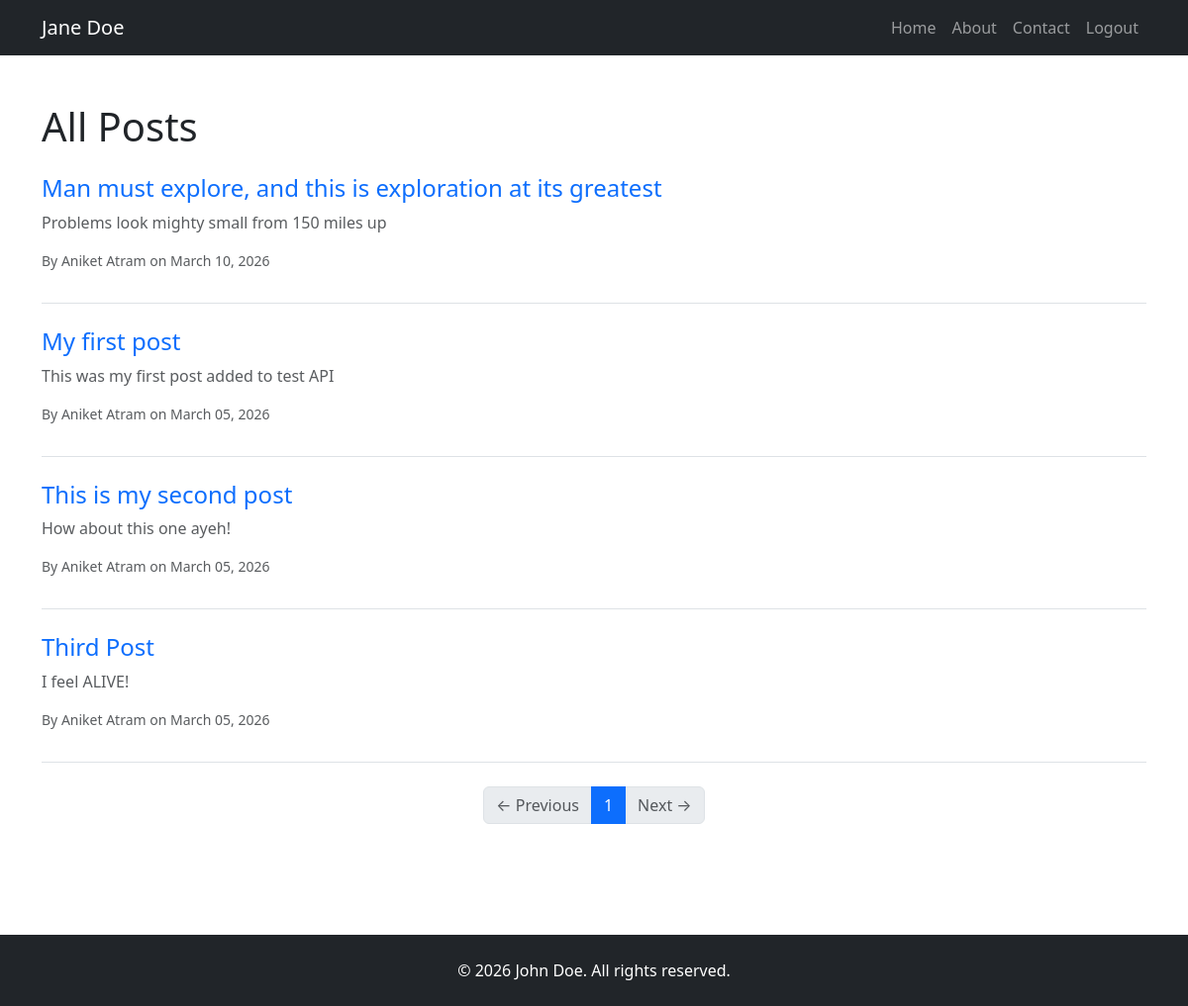
The app's page /all_posts (signed in) with its own data.
### app/models/user.py (models this page shows, shortened)
class User(db.Model, UserMixin):
	__tablename__ = "users"
	id: Mapped[int] = mapped_column(Integer, primary_key=True)
	username: Mapped[str] = mapped_column(String(250), nullable=False, unique=True)
	email: Mapped[str] = mapped_column(String(100), nullable=False, unique=True)
	password: Mapped[str] = mapped_column(String(100), nullable=False)
	role: Mapped[str] = mapped_column(String(100), nullable=False, default="user")
	comments: Mapped[list["Comment"]] = relationship(back_populates="author", cascade="all, delete-orphan")

### app/models/post.py (models this page shows)
class Post(db.Model):
	__tablename__ = "blog_posts"
	id: Mapped[int] = mapped_column(Integer, primary_key=True)
	title: Mapped[str] = mapped_column(String(255),nullable=False)
	subtitle: Mapped[str] = mapped_column(String(255), nullable=False)
	body: Mapped[str] = mapped_column(Text, nullable=False)
	author: Mapped[str] = mapped_column(String(255), nullable=False)
	img_url: Mapped[str] = mapped_column(String(255), nullable=False)
	created_at: Mapped[datetime] = mapped_column(DateTime(timezone=True), nullable=False, server_default=func.now())
	updated_at: Mapped[datetime] = mapped_column(DateTime(timezone=True), nullable=False, server_default=func.now(), onupdate=func.now())
	comments: Mapped[list["Comment"]] = relationship(back_populates="post", cascade="all, delete-orphan", order_by="Comment.created_at.desc()")

### app/routes/posts.py (the view)
@posts_bp.route('/all_posts')
def all_posts():
    page = request.args.get('page', 1, type=int)
    posts = Post.query.order_by(Post.created_at.desc()).paginate(page=page, per_page=5)
    return render_template("all_posts.html", posts=posts)

### app/__init__.py (called while the page is built)
@login_manager.user_loader
def load_user(user_id):
    return db.get_or_404(User, user_id)

def create_app():
	app = Flask(__name__)
	app.config.from_object('config.Config')
	app.register_blueprint(posts_bp)
	app.register_blueprint(users_bp, url_prefix="/users")
	db.init_app(app)
	ckeditor.init_app(app)
	bootstrap.init_app(app)
	from app import models
	migrate.init_app(app, db)
	login_manager.init_app(app)
	login_manager.login_view = "users.login"
	login_manager.login_message_category = "danger"
	login_manager.login_message = "You must be logged in to access this page"
	@app.errorhandler(404)
	def page_not_found(e):
		return render_template("404.html"), 404
	@app.context_processor
	def inject_current_year():
		return {'current_year': datetime.utcnow().year}
	return app

### app/templates/all_posts.html (shortened to what this page needs)
{% extends "base.html" %}
{% block content %}
<h1 class="mb-4">All Posts</h1>
{% for post in posts.items %}
  <div class="post-preview mb-4 pb-3 border-bottom">
    <a href="{{ url_for('posts.view_post', post_id=post.id) }}" class="text-decoration-none">
      <h2 class="h4">{{ post.title }}</h2>
      <p class="text-muted">{{ post.subtitle }}</p>
    </a>
    <p class="text-muted small">By {{ post.author }} on {{ post.created_at.strftime('%B %d, %Y') }}</p>
  </div>
{% else %}
  <p>No posts to show.</p>
{% endfor %}
<nav aria-label="Post navigation">
  <ul class="pagination justify-content-center">
    {% if posts.has_prev %}
      <li class="page-item">
        <a class="page-link" href="{{ url_for('posts.all_posts', page=posts.prev_num) }}">← Previous</a>
      </li>
    {% else %}
      <li class="page-item disabled">
        <span class="page-link">← Previous</span>
      </li>
    {% endif %}
    {% for page_num in posts.iter_pages(left_edge=2, right_edge=2, left_current=2, right_current=2) %}
      {% if page_num %}
        {% if page_num == posts.page %}
          <li class="page-item active"><span class="page-link">{{ page_num }}</span></li>
        {% else %}
          <li class="page-item">
            <a class="page-link" href="{{ url_for('posts.all_posts', page=page_num) }}">{{ page_num }}</a>
          </li>
        {% endif %}
      {% else %}
        <li class="page-item disabled"><span class="page-link">…</span></li>
      {% endif %}
    {% endfor %}
    {% if posts.has_next %}
      <li class="page-item">
        <a class="page-link" href="{{ url_for('posts.all_posts', page=posts.next_num) }}">Next →</a>
      </li>
    {% else %}
      <li class="page-item disabled">
        <span class="page-link">Next →</span>
      </li>
    {% endif %}
  </ul>
</nav>
{% endblock %}

### app/templates/partials/header.html (shortened to what this page needs)
<nav class="navbar navbar-expand-lg navbar-dark bg-dark fixed-top">
  <div class="container">
    <a class="navbar-brand" href="{{ url_for('posts.home') }}">{{ current_user.username }}</a>
    <div class="collapse navbar-collapse" id="navbarNav">
      <ul class="navbar-nav ms-auto">
        <li class="nav-item">
          <a class="nav-link" href="{{ url_for('posts.home') }}">Home</a>
        </li>
        <li class="nav-item">
          <a class="nav-link" href="{{ url_for('posts.about') }}">About</a>
        </li>
        <li class="nav-item">
          <a class="nav-link" href="{{ url_for('posts.contact') }}">Contact</a>
        </li>
        {% if current_user.is_authenticated %}
          <li class="nav-item">
            <a class="nav-link" href="{{ url_for('users.logout') }}">Logout</a>
          </li>
        {% else %}
          <li class="nav-item">
            <a class="nav-link" href="{{ url_for('users.login') }}">Login</a>
          </li>
        {% endif %}
      </ul>
    </div>
  </div>
</nav>
<div style="height: 56px;"></div>

### records on screen
User: username "Jane Doe"
Post: title "Man must explore, and this is exploration at its greatest", subtitle "Problems look mighty small from 150 miles up", author "Aniket Atram", created_at "March 10, 2026"
Post: title "My first post", subtitle "This was my first post added to test API", author "Aniket Atram", created_at "March 05, 2026"
Post: title "This is my second post", subtitle "How about this one ayeh!", author "Aniket Atram", created_at "March 05, 2026"
Post: title "Third Post", subtitle "I feel ALIVE!", author "Aniket Atram", created_at "March 05, 2026"

### other values on screen
{{ page_num }} "1"
